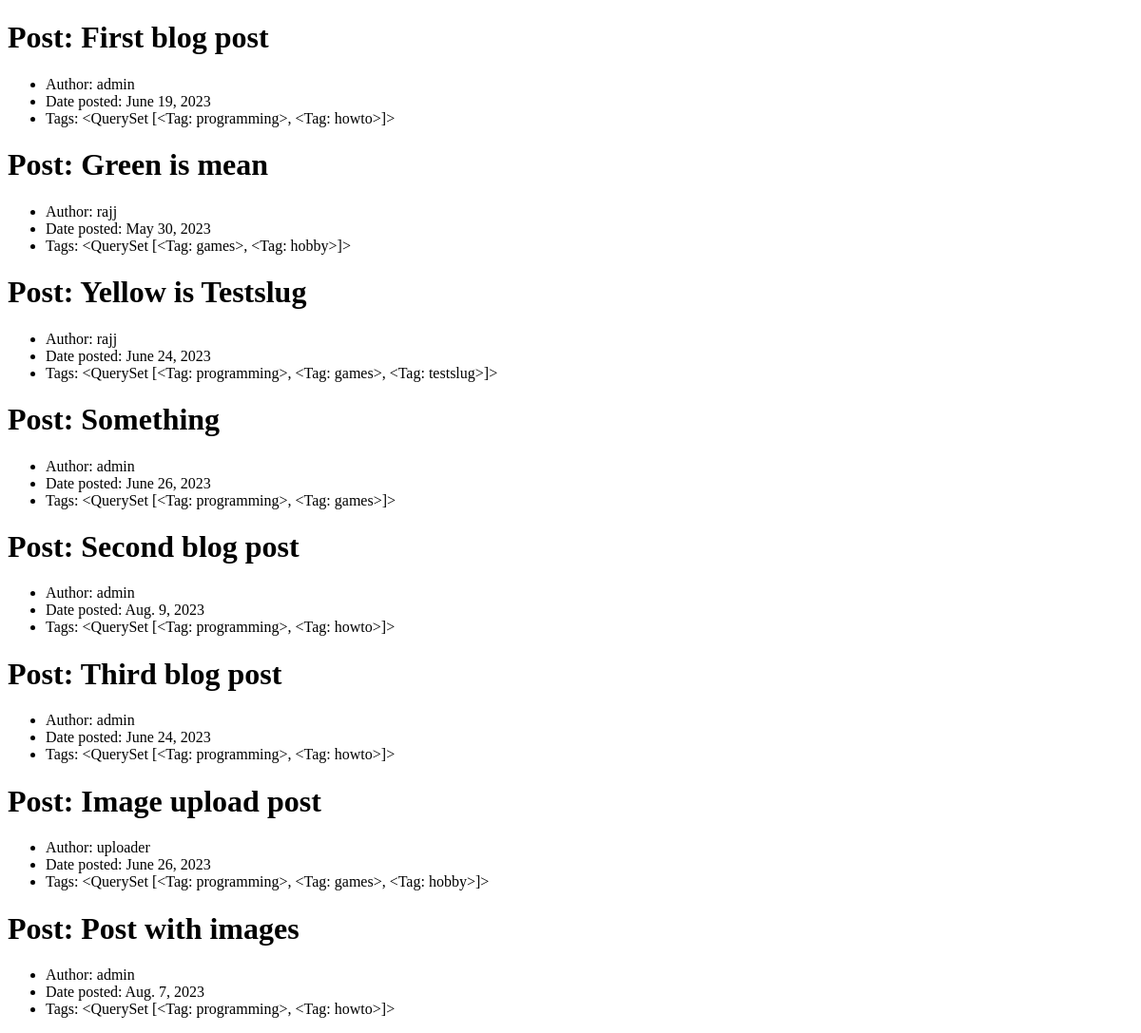
/blog/posts/, run on an earlier commit of the app's database.
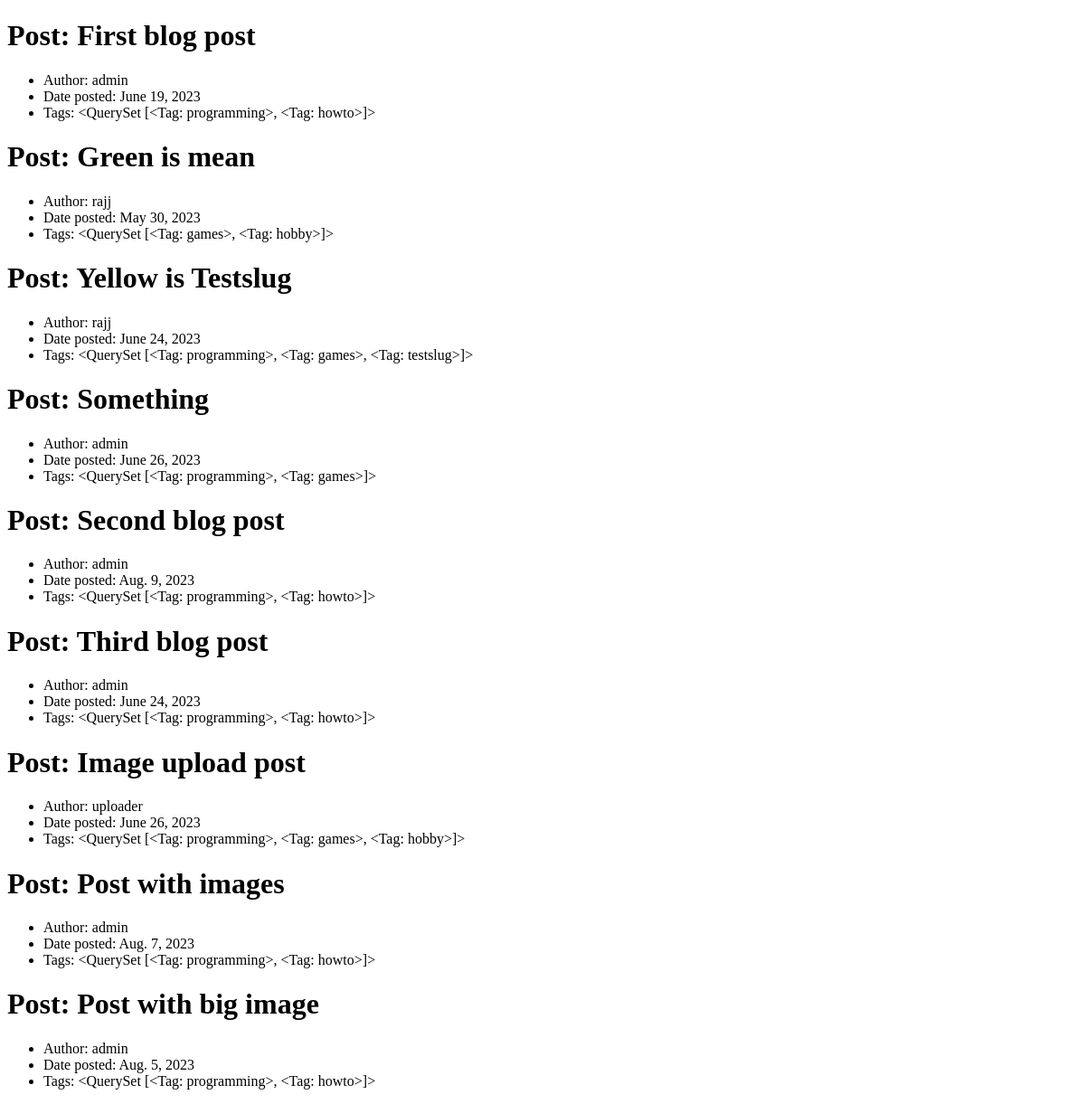
And on a later commit of the database.
### blogapp/models.py (models this page shows, shortened)
class Post(models.Model):
    title = models.CharField(max_length=200)
    author = models.ForeignKey(User,
                                on_delete=models.CASCADE,
                                related_name="posts")
    date_posted = models.DateField()
    date_updated = models.DateField(auto_now=True, blank=True)
    tags = models.ManyToManyField(Tag, related_name="posts")
    content = models.TextField()
    img = models.ImageField(null=True, blank=True, upload_to=upload_to_cover)
    views = models.IntegerField(default=0, blank=True)
    likes = models.IntegerField(default=0, blank=True)
    slug = models.SlugField(null=False, unique=True, default='temp')
    trending_score = models.FloatField(default=0, blank=True)

class User(models.Model):
    username = models.CharField(max_length=50)
    name = models.CharField(max_length=50)
    password = models.CharField(max_length=50)
    mail = models.EmailField(max_length=100)
    bio = models.CharField(max_length=500)
    avatar = models.ImageField(null=True, blank=True, upload_to=upload_to_avatar)
    slug = models.SlugField(null=False, unique=True, default='temp')
    liked_posts = models.ManyToManyField('Post', related_name="liked_by", blank=True)
    liked_comments = models.ManyToManyField('Comment', related_name='liked_by', blank=True)
    def __str__(self):
        return self.username

class Tag(models.Model):
    name = models.CharField(max_length=25)
    description = models.CharField(max_length=500)
    slug = models.SlugField(null=False, unique=True, default='temp')
    def __str__(self):
        return self.name

### blogapp/views.py (the view)
# urls.py: path("posts/", PostListView.as_view(), name="post_list"),
class PostListView(ListView):
    model = Post
    template_name = "blogapp/post_list.html"

### blogapp/templates/blogapp/post_list.html (shortened to what this page needs)
<!DOCTYPE html>
<html lang="en">
<head>
</head>
<body>
    {% for object in object_list %}
    <h1>Post: {{object.title}} </h1>
    <ul>
        <li>Author: {{object.author}}</li>
        <li>Date posted: {{object.date_posted}}</li>
        <li>Tags: {{object.tags.all}}</li>
    </ul>
    {% endfor %}
</body>
</html>

What changed in the data, as far as the page shows it:
added Post: title "Post with big image", author "admin", date_posted "Aug. 5, 2023", tags.all "<QuerySet [<Tag: programming>, <Tag: howto>]>"
